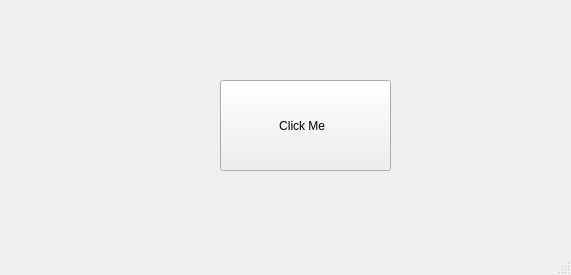
<?xml version="1.0" encoding="UTF-8"?>
<ui version="4.0">
 <class>MainWindow</class>
 <widget class="QMainWindow" name="MainWindow">
  <property name="geometry">
   <rect>
    <x>0</x>
    <y>0</y>
    <width>571</width>
    <height>275</height>
   </rect>
  </property>
  <property name="windowTitle">
   <string>MainWindow</string>
  </property>
  <widget class="QWidget" name="centralwidget">
   <widget class="QPushButton" name="pushButton">
    <property name="geometry">
     <rect>
      <x>220</x>
      <y>80</y>
      <width>171</width>
      <height>91</height>
     </rect>
    </property>
    <property name="text">
     <string>Click Me  </string>
    </property>
   </widget>
  </widget>
  <widget class="QMenuBar" name="menubar">
   <property name="geometry">
    <rect>
     <x>0</x>
     <y>0</y>
     <width>571</width>
     <height>21</height>
    </rect>
   </property>
  </widget>
  <widget class="QStatusBar" name="statusbar"/>
 </widget>
 <resources/>
 <connections/>
</ui>
